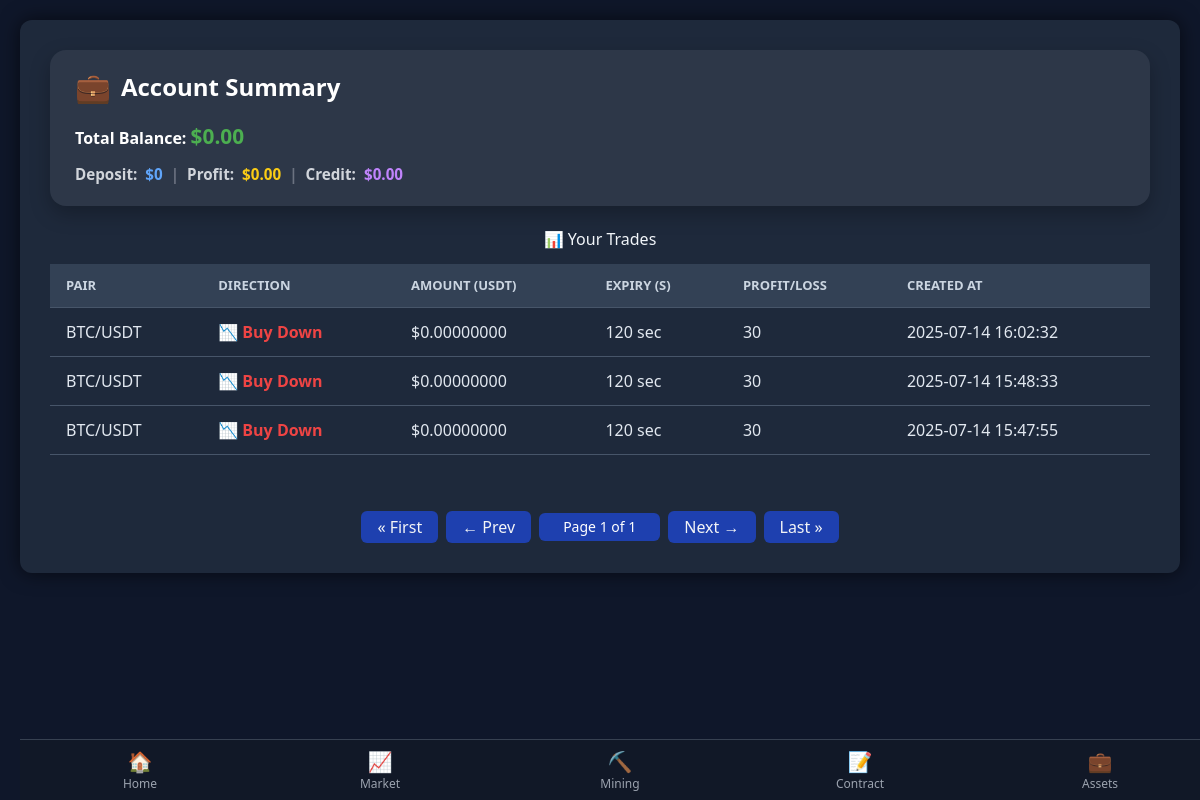
/assets/ (signed in), run on an earlier commit of the app's database.
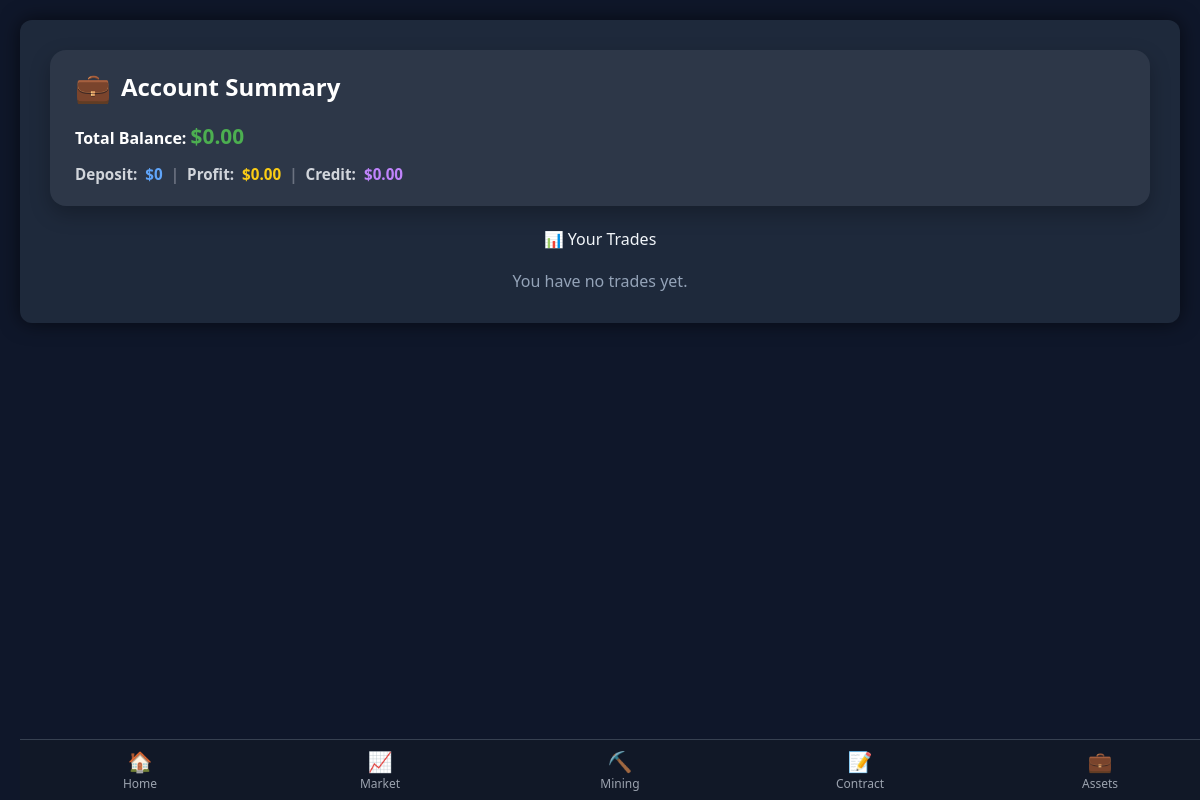
And on a later commit of the database.
### powerdigital_app/models.py (models this page shows, shortened)
class Profile(models.Model):
    user = models.OneToOneField(User, on_delete=models.CASCADE)
    credit_score = models.IntegerField(default=100)
    withdrawal_password = models.CharField(max_length=128)
    total_deposit = models.DecimalField(default=0, max_digits=12, decimal_places=2)
    total_profit = models.DecimalField(default=0, max_digits=12, decimal_places=2)
    credit = models.DecimalField(default=0, max_digits=12, decimal_places=2)  # ✅ Add this line
    invite_code = models.CharField(max_length=12, unique=True, blank=True, null=True)
    is_approved = models.BooleanField(default=False)
    def save(self, *args, **kwargs):
        if not self.invite_code:
            self.invite_code = str(uuid.uuid4()).split('-')[0]
        super().save(*args, **kwargs)

class TradeOrder(models.Model):
    user = models.ForeignKey(User, on_delete=models.CASCADE)
    balance = models.DecimalField(max_digits=12, decimal_places=2, default=0.00)
    pair = models.CharField(max_length=20, default="BTC/USDT")
    direction = models.CharField(max_length=10, choices=[("Buy Up", "Buy Up"), ("Buy Down", "Buy Down")])
    amount = models.DecimalField(max_digits=20, decimal_places=8)
    created_at = models.DateTimeField(auto_now_add=True)
    expiry_time = models.IntegerField(default=120)  # in seconds
    yield_percent = models.IntegerField(default=30)
    profit = models.DecimalField(default=0, max_digits=12, decimal_places=2)
    manual_profit = models.DecimalField(max_digits=12, decimal_places=2, null=True, blank=True)
    @property
    def single_trade(self):
        return (self.yield_percent or 0) + (self.manual_profit or 0)

### powerdigital_app/views.py (the view)
# urls.py: path("assets/", views.user_trades, name="user_trades"),
def user_trades(request):
    trades = TradeOrder.objects.filter(user=request.user).order_by('-created_at')
    profile, _ = Profile.objects.get_or_create(user=request.user)
    approved_total = Deposit.objects.filter(
        user=request.user, is_approved=True
    ).aggregate(total=Sum('amount'))['total'] or 0
    profile.total_deposit = approved_total
    profile.save()
    total_profit = profile.total_profit
    total_credit = profile.credit  # ✅ Add this line
    total_balance = profile.total_deposit + total_profit + total_credit  # ✅ Include credit in balance
    paginator = Paginator(trades, 10)
    page_number = request.GET.get('page')
    page_obj = paginator.get_page(page_number)
    return render(request, "main/assets.html", {
        "user_trades": trades,
        "total_deposit": approved_total,
        "total_profit": total_profit,
        "total_balance": total_balance,
        "credit": total_credit,  # ✅ Add to context
        "page_obj": page_obj
    })

### powerdigital_app/templates/main/assets.html (shortened to what this page needs)
{% extends 'main/base.html' %} {% block content %}
<!DOCTYPE html>
<html lang="en">
	<head>
		<script src="https://cdn.tailwindcss.com"></script>
	</head>
	<body>
		<div class="container">
			{% if request.user.is_authenticated %}
			<div class="account-summary-card mb-4">
				<h3><span>💼</span>Account Summary</h3>
				<p>
					<strong>Total Balance:</strong>
					<span class="account-summary-value">${{ total_balance }}</span>
				</p>
				<div class="account-summary-details text-sm md:text-base">
					<p class="flex flex-wrap gap-2">
						<span class="font-semibold text-gray-300">Deposit:</span>
						<span class="deposit text-blue-400">${{ total_deposit }}</span>
						<span class="text-gray-500">|</span>
						<span class="font-semibold text-gray-300">Profit:</span>
						<span class="profit text-yellow-400">${{ total_profit }}</span>
						<span class="text-gray-500">|</span>
						<span class="font-semibold text-gray-300">Credit:</span>
						<span class="credit text-purple-400">${{ credit }}</span>
					</p>
				</div>
			</div>
			{% endif %}
			<h2 style="text-align: center; color: #f1f5f9">📊 Your Trades</h2>
			{% if page_obj %}
			<table>
				<thead>
					<tr>
						<th>Pair</th>
						<th>Direction</th>
						<th>Amount (USDT)</th>
						<th>Expiry (s)</th>
						<th>Profit/Loss</th>
						<th>Created At</th>
					</tr>
				</thead>
				<tbody>
					{% for trade in page_obj %}
					<tr>
						<td>{{ trade.pair }}</td>
						<td>
							{% if trade.direction == 'Buy Up' %}
							<span class="text-green">📈 Buy Up</span>
							{% else %}
							<span class="text-red">📉 Buy Down</span>
							{% endif %}
						</td>
						<td>${{ trade.amount }}</td>
						<td>{{ trade.expiry_time }} sec</td>
						<td>{{ trade.single_trade }}</td>
						<td>{{ trade.created_at|date:"Y-m-d H:i:s" }}</td>
					</tr>
					{% endfor %}
				</tbody>
			</table>
			<br />
			<div class="mt-8 flex justify-center items-center space-x-2">
				{% if page_obj.has_previous %}
				<a
					href="?page=1"
					class="px-3 py-1 bg-gray-700 text-white rounded hover:bg-gray-600"
					>« First</a
				>
				<a
					href="?page={{ page_obj.previous_page_number }}"
					class="px-3 py-1 bg-gray-700 text-white rounded hover:bg-gray-600"
					>← Prev</a
				>
				{% else %}
				<span
					class="px-3 py-1 bg-blue-800 text-gray-100 rounded cursor-not-allowed"
					>« First</span
				>
				<span
					class="px-3 py-1 bg-blue-800 text-gray-100 rounded cursor-not-allowed"
					>← Prev</span
				>
				{% endif %}
				<span class="px-4 py-1 bg-blue-800 text-white rounded text-sm">
					Page {{ page_obj.number }} of {{ page_obj.paginator.num_pages }}
				</span>
				{% if page_obj.has_next %}
				<a
					href="?page={{ page_obj.next_page_number }}"
					class="px-3 py-1 bg-gray-700 text-white rounded hover:bg-gray-600"
					>Next →</a
				>
				<a
					href="?page={{ page_obj.paginator.num_pages }}"
					class="px-3 py-1 bg-gray-700 text-white rounded hover:bg-gray-600"
					>Last »</a
				>
				{% else %}
				<span
					class="px-3 py-1 bg-blue-800 text-gray-100 rounded cursor-not-allowed"
					>Next →</span
				>
				<span
					class="px-3 py-1 bg-blue-800 text-gray-100 rounded cursor-not-allowed"
					>Last »</span
				>
				{% endif %}
			</div>
			{% else %}
			<p class="no-trades">You have no trades yet.</p>
			{% endif %}
		</div>
		<br /><br /><br />
	</body>
</html>
{% endblock %}

### powerdigital_app/templates/main/base.html (shortened to what this page needs)
{% load static %}
<!DOCTYPE html>
<html lang="en">
	<head>
		<link
			rel="stylesheet"
			href="https://cdn.jsdelivr.net/npm/bootstrap@5.3.0/dist/css/bootstrap.min.css"
		/>
	</head>
	<body>
		{% block translate_selector %}{% endblock %} {% block content %}
		{% endblock %}
		<footer
			class="fixed bottom-0 w-full bg-gray-900 border-t border-gray-700 text-gray-400 text-xs z-50"
		>
			<div class="grid grid-cols-5 text-center">
				<a href="{% url 'home' %}" class="py-2 hover:text-white">
					<div>
						<span class="text-xl">🏠</span>
					</div>
					<div>Home</div>
				</a>
				<a href="{% url 'real_market' %}" class="py-2 hover:text-white">
					<div><span class="text-xl">📈</span></div>
					<div>Market</div>
				</a>
				<a href="{% url 'mining' %}" class="py-2 hover:text-white">
					<div><span class="text-xl">⛏️</span></div>
					<div>Mining</div>
				</a>
				<a href="{% url 'place_trade' %}" class="py-2 hover:text-white">
					<div><span class="text-xl">📝</span></div>
					<div>Contract</div>
				</a>
				<a href="{% url 'user_trades' %}" class="py-2 hover:text-white">
					<div><span class="text-xl">💼</span></div>
					<div>Assets</div>
				</a>
			</div>
		</footer>
	</body>
</html>

### powerdigital_app/templates/main/base.html (style rules this page uses)
body { background-color: #121420; color: #fff; padding-bottom: 100px; }
footer a { display: block; }

### powerdigital_app/templates/main/assets.html (style rules this page uses)
body { background-color: #0f172a; color: #e2e8f0; font-family: "Segoe UI", Tahoma, Geneva, Verdana, sans-serif; margin: 0; padding: 20px; }
.container { max-width: 1200px; margin: auto; background: #1e293b; padding: 30px; border-radius: 12px; box-shadow: 0 0 20px rgba(0, 0, 0, 0.6); }
.account-summary-card { background: #2d3748; color: #fff; padding: 20px 25px; border-radius: 16px; box-shadow: 0 8px 20px rgba(0, 0, 0, 0.25); transition: transform 0.2s ease, box-shadow 0.2s ease; }
.account-summary-card h3 { font-size: 1.5rem; font-weight: 600; margin-bottom: 1rem; display: flex; align-items: center; }
.account-summary-card h3 span { margin-right: 10px; font-size: 1.8rem; }
.account-summary-value { font-size: 1.3rem; font-weight: bold; color: #4caf50; }
.account-summary-details { margin-top: 10px; font-size: 0.95rem; color: #ccc; }
.account-summary-details span { font-weight: 600; }
.no-trades { text-align: center; margin-top: 20px; color: #94a3b8; }

What changed in the data, as far as the page shows it:
removed TradeOrder: pair "BTC/USDT", direction "📉 Buy Down", amount "0.00000000", expiry_time "120", single_trade "30", created_at "2025-07-14 16:02:32"
removed TradeOrder: pair "BTC/USDT", direction "📉 Buy Down", amount "0.00000000", expiry_time "120", single_trade "30", created_at "2025-07-14 15:48:33"
removed TradeOrder: pair "BTC/USDT", direction "📉 Buy Down", amount "0.00000000", expiry_time "120", single_trade "30", created_at "2025-07-14 15:47:55"
Also different on the page:
{{ page_obj.number }}: "1" → (not shown)
{{ page_obj.paginator.num_pages }}: "1" → (not shown)
text no longer shown: "PAIR DIRECTION AMOUNT (USDT) EXPIRY (S) PROFIT/LOSS CREATED AT « First ← Prev Page of Next → Last »"
text now shown: "You have no trades yet."
